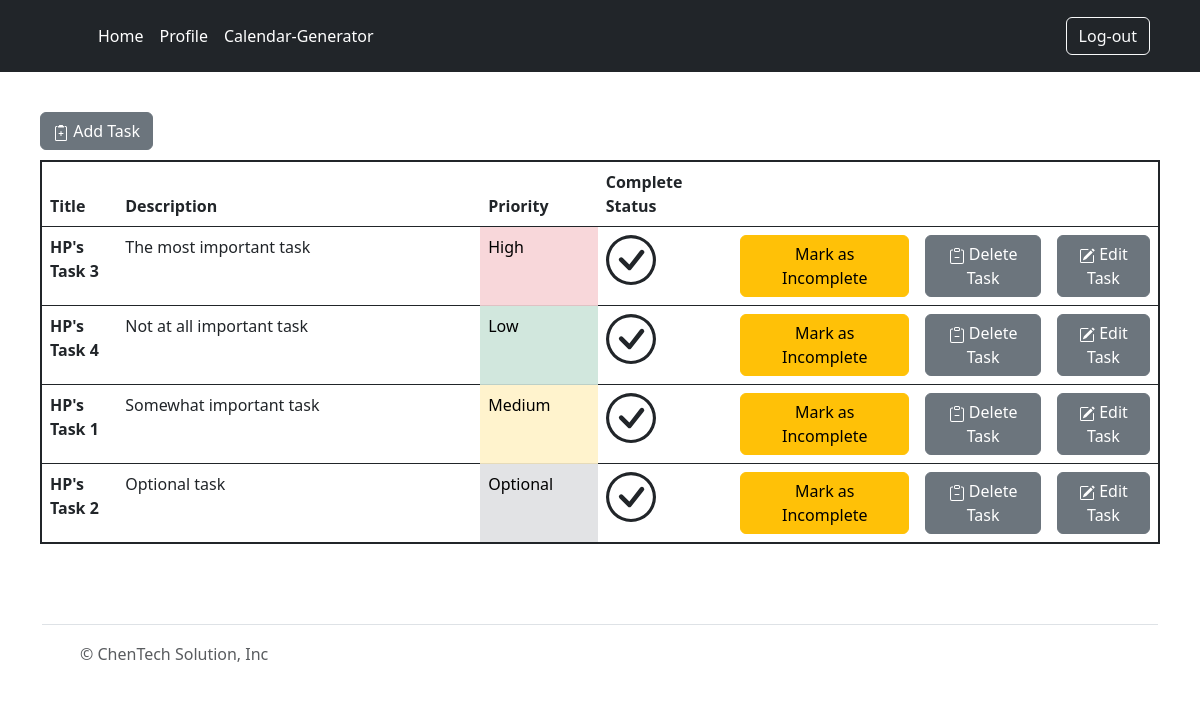
The app's page / (signed in), older data.
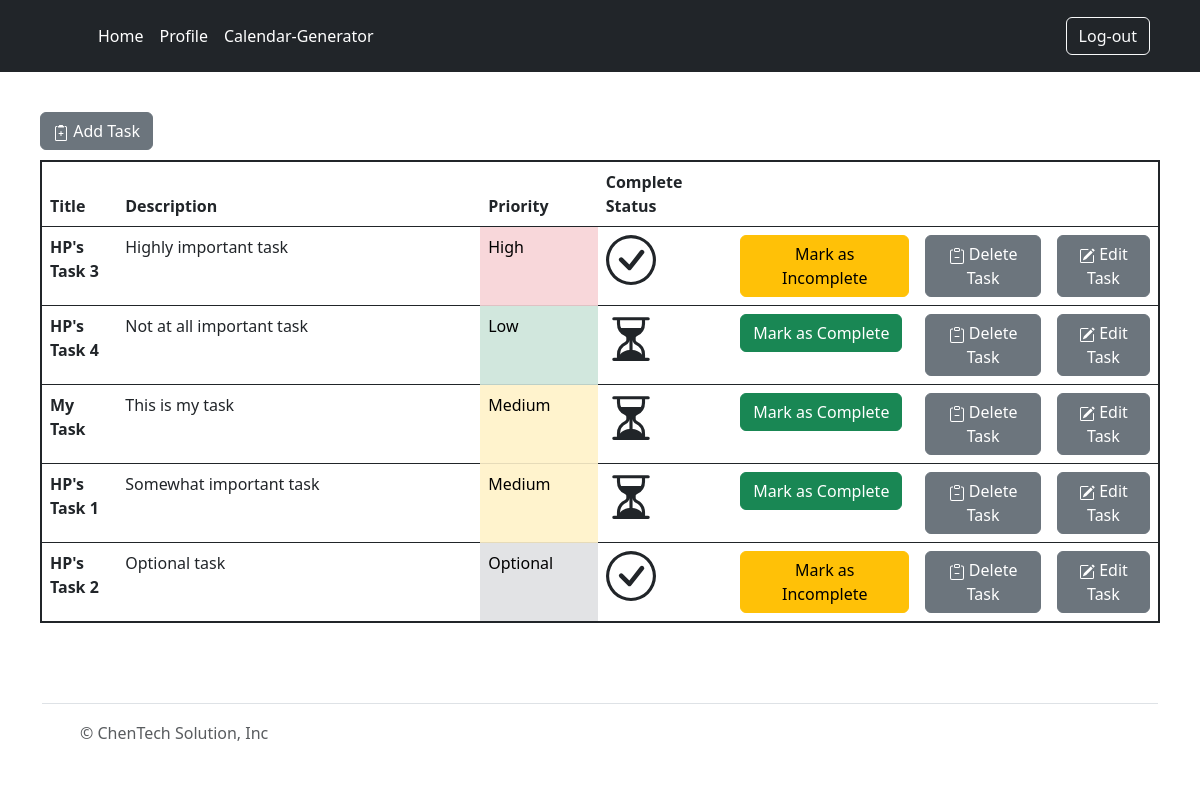
The same page, newer data.
### todolist/models.py (models this page shows, shortened)
class List(models.Model):
    user = models.ForeignKey(User, on_delete=models.CASCADE, null=True, blank=True)
    title = models.CharField(max_length=30)
    description = models.TextField(blank=True)
    priority = models.CharField(max_length=30,
                                choices=(
                                    ("High Priority", "High Priority"),
                                    ("Medium Priority", "Medium Priority"),
                                    ("Low Priority", "Low Priority"),
                                    ("Optional", "Optional")
                                ),
                                default="Medium Priority"
                                )
    completed = models.BooleanField(default=False)
    created = models.DateTimeField(auto_now_add=True)
    class Meta:
        ordering = ["priority", "-created"]

### todolist/views.py (the view)
# urls.py: 2. Add a URL to urlpatterns:  path('', views.home, name='home')
def home(request):
    if not request.user.is_authenticated:
        return redirect('logged_out')
    all_items = List.objects.filter(user=request.user)
    context = {'all_items': all_items, 'request': request}
    return render(request, 'todolist/home.html', context)

### todolist/templates/todolist/home.html (shortened to what this page needs)
{% extends 'todolist/base.html' %}
{% block content %}
<div class="myToDoList">
    <a href="/add-task">
        <button type="button" class="btn btn-secondary" style="margin-bottom: 10px;">
            Add Task
        </button>
    </a>
    <table class="table toDoList">
        <thead>
            <tr>
                <th scope="col" class="toDoListShort">Title</th>
                <th scope="col" class="toDoListLong">Description</th>
                <th scope="col" class="toDoListShort">Priority</th>
                <th scope="col" class="toDoListShort">Complete Status</th>
                <th scope="col" class="toDoListShort"></th>
                <th scope="col" class="toDoListShort"></th>
                <th scope="col" class="toDoListShort"></th>
            </tr>
        </thead>
        {% for item in all_items %}
            <tr>
                <th scope="row">{{ item.title }}</th>
                <td>{{ item.description }}</td>
                {% if item.priority == "High Priority" %}
                    <td class="table-danger">High</td>
                {% elif item.priority == "Medium Priority" %}
                    <td class="table-warning">Medium</td>
                {% elif item.priority == "Low Priority" %}
                    <td class="table-success">Low</td>
                {% else %}
                    <td class="table-secondary">Optional</td>
                {% endif %}
                <td>
                </td>
                <td>
                    <a href="{% url 'switch_status' item.id %}">
                        {% if item.completed %}
                        <button type="button" class="btn btn-warning">Mark as Incomplete</button>
                        {% else %}
                        <button type="button" class="btn btn-success">Mark as Complete</button>
                        {% endif %}
                    </a>
                </td>
                <td>
                    <a href="{% url 'delete_confirm' item.id %}">
                        <button type="button" class="btn btn-secondary">
                              Delete Task
                        </button>
                    </a>
                </td>
                <td>
                    <a href="{% url 'edit_task' item.id %}">
                        <button type="button" class="btn btn-secondary">
                            Edit Task
                        </button>
                    </a>
                </td>
            </tr>
        {% endfor %}
    </table>
</div>
{% endblock %}

### todolist/templates/todolist/base.html (shortened to what this page needs)
{% load static %}
<!doctype html>
<html lang="en">
  <head>
    <link href="https://cdn.jsdelivr.net/npm/bootstrap@5.3.0/dist/css/bootstrap.min.css" rel="stylesheet">
    <link href="{% static 'css/mystyle.css' %}" rel="stylesheet">
  </head>
  <body>
    <header class="p-3 text-bg-dark">
      <div class="container">
        <div class="d-flex flex-wrap align-items-center justify-content-center justify-content-lg-start">
          <a href="/" class="d-flex align-items-center mb-2 mb-lg-0 text-white text-decoration-none">
            <svg class="bi me-2" width="40" height="32" role="img" aria-label="Bootstrap"><use xlink:href="#bootstrap"/></svg>
          </a>
          <ul class="nav col-12 col-lg-auto me-lg-auto mb-2 justify-content-center mb-md-0">
            <li><a href="/" class="nav-link px-2 text-white">Home</a></li>
            <li><a href="/profile" class="nav-link px-2 text-white">Profile</a></li>
           <li><a href="/" class="nav-link px-2 text-white">Calendar-Generator</a></li>
          </ul>
          <div class="text-end">
            {% if request.user.is_authenticated %}
            <a class="btn btn-outline-light me-2" href="/logged-out" role="button">
              Log-out
            </a>
            {% endif %}
          </div>
        </div>
      </div>
    </header>
    {% block content %}
    {% endblock %}
    <div class="container">
      <footer class="d-flex flex-wrap justify-content-between align-items-center py-3 my-4 border-top">
        <div class="col-md-4 d-flex align-items-center">
          <a href="/" class="mb-3 me-2 mb-md-0 text-body-secondary text-decoration-none lh-1">
            <svg class="bi" width="30" height="24"><use xlink:href="#bootstrap"/></svg>
          </a>
          <span class="mb-3 mb-md-0 text-body-secondary">&copy; ChenTech Solution, Inc</span>
        </div>
        <ul class="nav col-md-4 justify-content-end list-unstyled d-flex">
          <li class="ms-3"><a class="text-body-secondary" href="#"><svg class="bi" width="24" height="24"><use xlink:href="#twitter"/></svg></a></li>
          <li class="ms-3"><a class="text-body-secondary" href="#"><svg class="bi" width="24" height="24"><use xlink:href="#instagram"/></svg></a></li>
          <li class="ms-3"><a class="text-body-secondary" href="#"><svg class="bi" width="24" height="24"><use xlink:href="#facebook"/></svg></a></li>
        </ul>
      </footer>
    </div>
  </body>
</html>

### static/css/mystyle.css (style rules this page uses)
.myToDoList { padding: 40px 40px; }
.toDoList { border: 2px solid RGBA(33, 37, 41); }
.toDoListShort { width: 50px; }
.toDoListLong { width: 250px; }

Row changes from the older to the newer data that the page shows:
changed List "HP's Task 3": description "The most important task" → "Highly important task"
changed List "HP's Task 4": completed "Mark as Incomplete" → "Mark as Complete"
added List: title "My Task", description "This is my task", priority "Medium", completed False (drawn)
changed List "HP's Task 1": completed "Mark as Incomplete" → "Mark as Complete"
